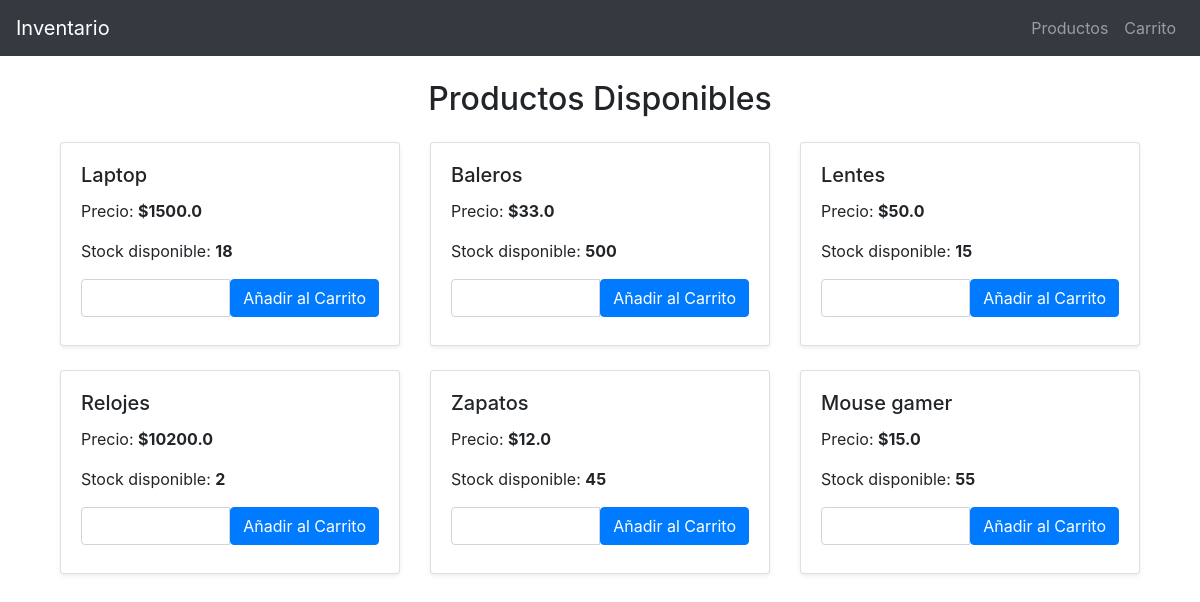
The page /productos on the database its author committed.
### tables this page shows
CREATE TABLE productos (
            id INTEGER PRIMARY KEY AUTOINCREMENT,
            nombre TEXT UNIQUE NOT NULL,
            descripcion TEXT,
            cantidad INTEGER NOT NULL CHECK (cantidad >= 0),
            precio REAL NOT NULL CHECK (precio >= 0)
        );

### app.py (the view)
@app.route('/productos')
def mostrar_productos():
    productos = listar_productos()
    return render_template('productos.html', productos=productos)

### database.py (called while the page is built)
def connect_db():
    conn = sqlite3.connect(DB_NAME)
    cursor = conn.cursor()
    return conn, cursor

def listar_productos():
    conn, cursor = connect_db()
    cursor.execute("SELECT * FROM productos")
    productos = cursor.fetchall()
    conn.close()
    if productos:
        return productos
    else:
        print("No hay productos en el inventario.")

### templates/productos.html
{% extends 'base.html' %}
{% block content %}
<div class="container mt-4">
    <h2 class="mb-4 text-center">Productos Disponibles</h2>
    <div class="row">
        {% for producto in productos %}
        <div class="col-md-4 mb-4">
            <div class="card h-100 shadow-sm">
                <div class="card-body">
                    <h5 class="card-title">{{ producto[1] }}</h5>
                    <p class="card-text">Precio: <strong>${{ producto[4] }}</strong></p>
                    <p class="card-text">Stock disponible: <strong>{{ producto[3] }}</strong></p>
                    <form action="{{ url_for('agregar_al_carrito', id_producto=producto[0]) }}" method="POST">
                        <div class="input-group mb-2">
                            <input type="number" name="cantidad" class="form-control" min="1" max="{{ producto[3] }}" required>
                            <button type="submit" class="btn btn-primary">Añadir al Carrito</button>
                        </div>
                    </form>
                </div>
            </div>
        </div>
        {% endfor %}
    </div>
</div>
{% endblock %}

### rows shown on the page
productos: nombre "Laptop", precio "1500.0", cantidad "18"
productos: nombre "Baleros", precio "33.0", cantidad "500"
productos: nombre "Lentes", precio "50.0", cantidad "15"
productos: nombre "Relojes", precio "10200.0", cantidad "2"
productos: nombre "Zapatos", precio "12.0", cantidad "45"
productos: nombre "Mouse gamer", precio "15.0", cantidad "55"
